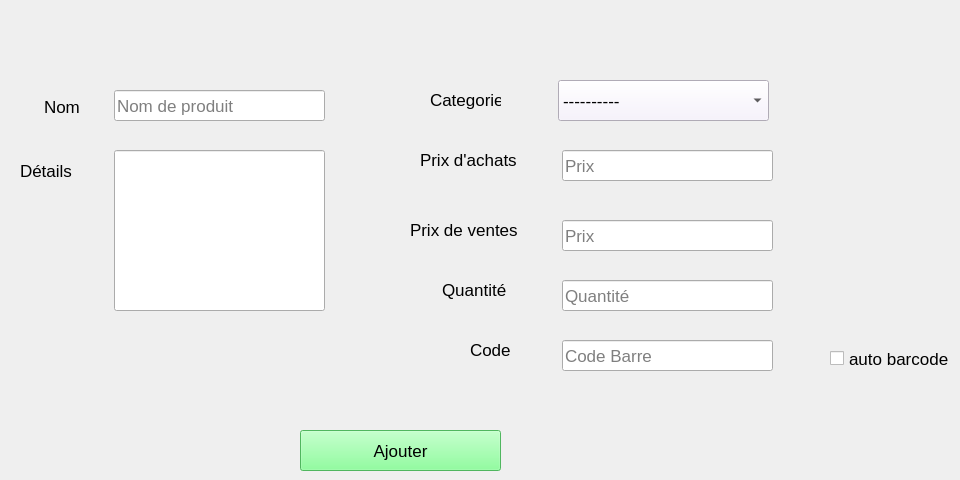
      <widget class="QWidget" name="tab_9">
       <attribute name="title">
        <string>Ajouter Produit</string>
       </attribute>
       <widget class="QPushButton" name="pushButton_9">
        <property name="geometry">
         <rect>
          <x>300</x>
          <y>430</y>
          <width>201</width>
          <height>41</height>
         </rect>
        </property>
        <property name="font">
         <font>
          <pointsize>13</pointsize>
         </font>
        </property>
        <property name="styleSheet">
         <string notr="true">background-color: rgb(112, 255, 133);</string>
        </property>
        <property name="text">
         <string>Ajouter</string>
        </property>
        <property name="icon">
         <iconset resource="iconne.qrc">
          <normaloff>:/icone/add.png</normaloff>:/icone/add.png</iconset>
        </property>
       </widget>
       <widget class="QComboBox" name="comboBox_3">
        <property name="geometry">
         <rect>
          <x>558</x>
          <y>80</y>
          <width>211</width>
          <height>41</height>
         </rect>
        </property>
        <property name="font">
         <font>
          <pointsize>13</pointsize>
         </font>
        </property>
        <property name="styleSheet">
         <string notr="true">background-color: rgb(246, 239, 255);</string>
        </property>
        <item>
         <property name="text">
          <string>----------</string>
         </property>
        </item>
       </widget>
       <widget class="QLabel" name="label_3">
        <property name="geometry">
         <rect>
          <x>430</x>
          <y>90</y>
          <width>71</width>
          <height>20</height>
         </rect>
        </property>
        <property name="font">
         <font>
          <pointsize>13</pointsize>
         </font>
        </property>
        <property name="text">
         <string>Categories</string>
        </property>
       </widget>
       <widget class="QLineEdit" name="lineEdit_3">
        <property name="geometry">
         <rect>
          <x>562</x>
          <y>220</y>
          <width>211</width>
          <height>31</height>
         </rect>
        </property>
        <property name="font">
         <font>
          <pointsize>13</pointsize>
         </font>
        </property>
        <property name="placeholderText">
         <string>Prix</string>
        </property>
       </widget>
       <widget class="QLabel" name="label_4">
        <property name="geometry">
         <rect>
          <x>410</x>
          <y>220</y>
          <width>111</width>
          <height>20</height>
         </rect>
        </property>
        <property name="font">
         <font>
          <pointsize>13</pointsize>
         </font>
        </property>
        <property name="text">
         <string>Prix de ventes</string>
        </property>
       </widget>
       <widget class="QLineEdit" name="lineEdit_4">
        <property name="geometry">
         <rect>
          <x>114</x>
          <y>90</y>
          <width>211</width>
          <height>31</height>
         </rect>
        </property>
        <property name="font">
         <font>
          <pointsize>13</pointsize>
         </font>
        </property>
        <property name="cursorPosition">
         <number>0</number>
        </property>
        <property name="placeholderText">
         <string>Nom de produit</string>
        </property>
       </widget>
       <widget class="QLabel" name="label_5">
        <property name="geometry">
         <rect>
          <x>44</x>
          <y>100</y>
          <width>47</width>
          <height>13</height>
         </rect>
        </property>
        <property name="font">
         <font>
          <pointsize>13</pointsize>
         </font>
        </property>
        <property name="text">
         <string>Nom</string>
        </property>
       </widget>
       <widget class="QLineEdit" name="lineEdit_5">
        <property name="geometry">
         <rect>
          <x>114</x>
          <y>150</y>
          <width>211</width>
          <height>161</height>
         </rect>
        </property>
        <property name="font">
         <font>
          <pointsize>13</pointsize>
         </font>
        </property>
        <property name="placeholderText">
         <string/>
        </property>
       </widget>
       <widget class="QLabel" name="label_6">
        <property name="geometry">
         <rect>
          <x>20</x>
          <y>160</y>
          <width>71</width>
          <height>21</height>
         </rect>
        </property>
        <property name="font">
         <font>
          <pointsize>13</pointsize>
         </font>
        </property>
        <property name="text">
         <string>Détails</string>
        </property>
       </widget>
       <widget class="QLineEdit" name="lineEdit_6">
        <property name="geometry">
         <rect>
          <x>562</x>
          <y>280</y>
          <width>211</width>
          <height>31</height>
         </rect>
        </property>
        <property name="font">
         <font>
          <pointsize>13</pointsize>
         </font>
        </property>
        <property name="text">
         <string/>
        </property>
        <property name="placeholderText">
         <string>Quantité</string>
        </property>
       </widget>
       <widget class="QLabel" name="label_7">
        <property name="geometry">
         <rect>
          <x>442</x>
          <y>280</y>
          <width>71</width>
          <height>20</height>
         </rect>
        </property>
        <property name="font">
         <font>
          <pointsize>13</pointsize>
         </font>
        </property>
        <property name="text">
         <string>Quantité</string>
        </property>
       </widget>
       <widget class="QLabel" name="label_8">
        <property name="geometry">
         <rect>
          <x>470</x>
          <y>340</y>
          <width>61</width>
          <height>20</height>
         </rect>
        </property>
        <property name="font">
         <font>
          <pointsize>13</pointsize>
         </font>
        </property>
        <property name="text">
         <string>Code</string>
        </property>
       </widget>
       <widget class="QLineEdit" name="lineEdit_7">
        <property name="geometry">
         <rect>
          <x>562</x>
          <y>340</y>
          <width>211</width>
          <height>31</height>
         </rect>
        </property>
        <property name="font">
         <font>
          <pointsize>13</pointsize>
         </font>
        </property>
        <property name="text">
         <string/>
        </property>
        <property name="placeholderText">
         <string>Code Barre</string>
        </property>
       </widget>
       <widget class="QLineEdit" name="lineEdit_25">
        <property name="geometry">
         <rect>
          <x>562</x>
          <y>150</y>
          <width>211</width>
          <height>31</height>
         </rect>
        </property>
        <property name="font">
         <font>
          <pointsize>13</pointsize>
         </font>
        </property>
        <property name="placeholderText">
         <string>Prix</string>
        </property>
       </widget>
       <widget class="QLabel" name="label_26">
        <property name="geometry">
         <rect>
          <x>420</x>
          <y>150</y>
          <width>101</width>
          <height>20</height>
         </rect>
        </property>
        <property name="font">
         <font>
          <pointsize>13</pointsize>
         </font>
        </property>
        <property name="text">
         <string>Prix d'achats</string>
        </property>
       </widget>
       <widget class="QCheckBox" name="checkBox">
        <property name="geometry">
         <rect>
          <x>830</x>
          <y>350</y>
          <width>121</width>
          <height>17</height>
         </rect>
        </property>
        <property name="font">
         <font>
          <pointsize>13</pointsize>
         </font>
        </property>
        <property name="text">
         <string>auto barcode</string>
        </property>
       </widget>
      </widget>
